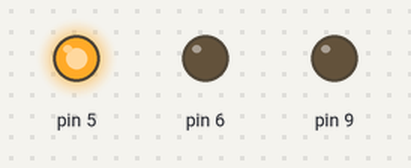
A sketch run on a simulated Arduino Uno, built with avr-gcc and run on an emulated ATmega328P. Shown: output pins drawn as LEDs (lit = HIGH).

Above: at 0.2 s.
At 1.5 s:
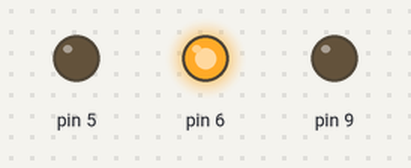
At 3.12 s:
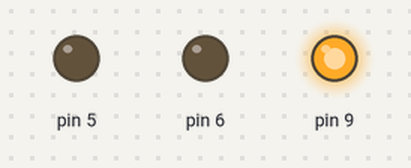
At 6.0 s:
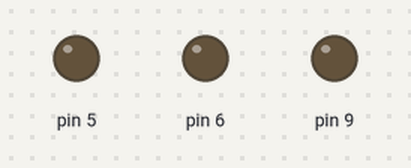
Timing chart, 0 to 8.1 s (numbered marks = the images above):
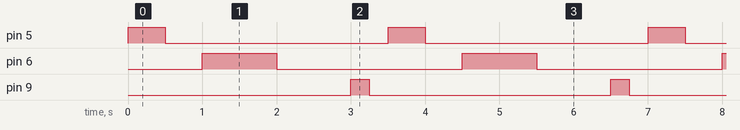

Measured:
- by itself, pin 5: alternates HIGH for 0.50 s and LOW for 3.0 s
- by itself, pin 6: alternates HIGH for 1.0 s and LOW for 2.5 s
- by itself, pin 9: alternates HIGH for 0.25 s and LOW for 3.3 s

The sketch:

mcwhorter_lesson_2_led_blink.ino
```cpp
void setup() {
  // put your setup code here, to run once:
  pinMode(5,OUTPUT);
  pinMode(6,OUTPUT);
  pinMode(9,OUTPUT);

}

void loop() {
  // put your main code here, to run repeatedly:
  digitalWrite(5,HIGH);
  delay(500);
  digitalWrite(5,LOW);
  delay(500);
  digitalWrite(6,HIGH);
  delay(1000);
  digitalWrite(6,LOW);
  delay(1000);
  digitalWrite(9, HIGH);
  delay(250);
  digitalWrite(9,LOW);
  delay(250);

}
```
